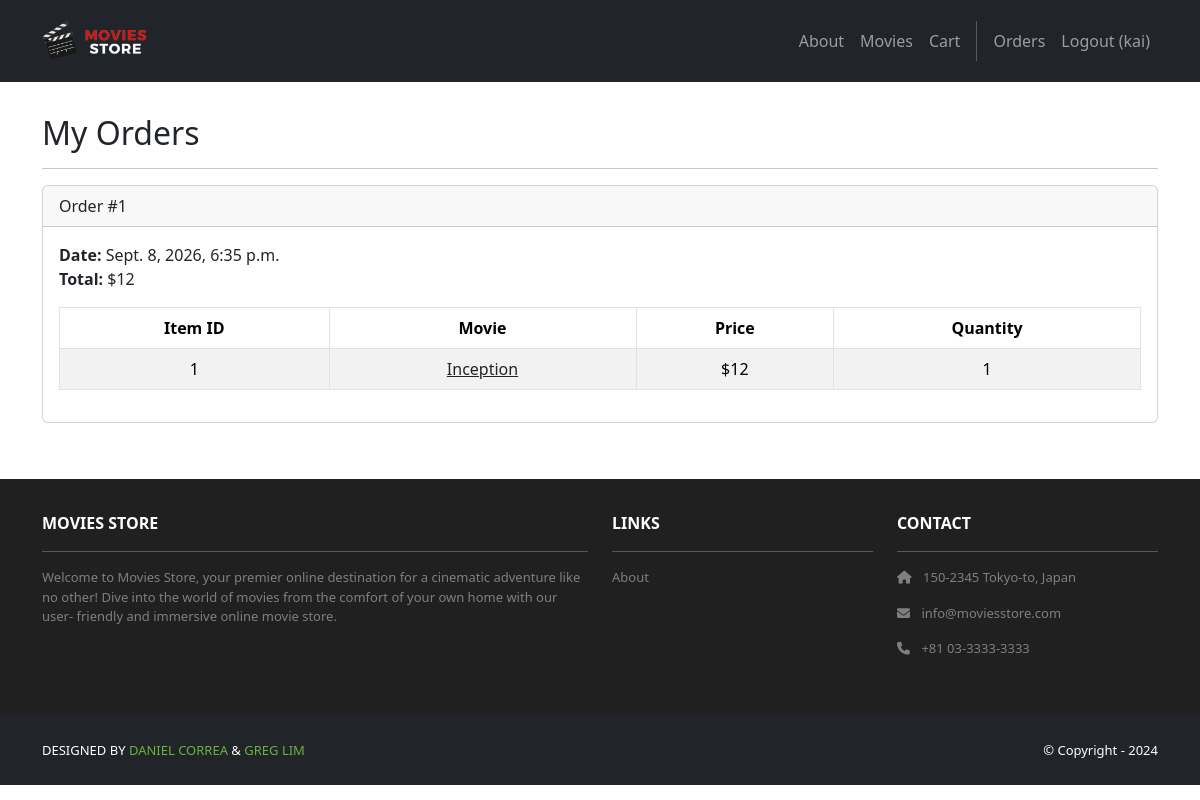
Page /accounts/orders/ (signed in) on the committed database.
### cart/models.py (models this page shows, shortened)
class Order(models.Model):
    id = models.AutoField(primary_key=True)
    total = models.IntegerField()
    date = models.DateTimeField(auto_now_add=True)
    user = models.ForeignKey(User, on_delete=models.CASCADE)

class Item(models.Model):
    id = models.AutoField(primary_key=True)
    price = models.IntegerField()
    quantity = models.IntegerField()
    order = models.ForeignKey(Order, on_delete=models.CASCADE)
    movie = models.ForeignKey(Movie, on_delete=models.CASCADE)

### movies/models.py (models this page shows, shortened)
class Movie(models.Model): #define python class
    id = models.AutoField(primary_key=True) #autofield auotmatically increments value for each new record
    name = models.CharField(max_length=255) #string mac length 255 char
    price = models.IntegerField() #integer value
    description = models.TextField() #no specified max length
    image = models.ImageField(upload_to='movie_images/')

### accounts/views.py (the view)
# urls.py: path('orders/', views.orders, name='accounts.orders'),
@login_required
def orders(request):
    template_data = {}
    template_data['title'] = 'Orders'
    template_data['orders'] = request.user.order_set.all()
    return render(request, 'accounts/orders.html', {'template_data': template_data})

### accounts/templates/accounts/orders.html
{% extends 'base.html' %}
{% block content %}
<div class="p-3">
  <div class="container">
    <div class="row mt-3">
      <div class="col mx-auto mb-3">
        <h2>My Orders</h2>
        <hr />
        {% for order in template_data.orders %}
        <div class="card mb-4">
          <div class="card-header">
            Order #{{ order.id }}
          </div>
          <div class="card-body">
            <b>Date:</b> {{ order.date }}<br />
            <b>Total:</b> ${{ order.total }}<br />
            <table class="table table-bordered
              table-striped text-center mt-3">
              <thead>
                <tr>
                  <th scope="col">Item ID</th>
                  <th scope="col">Movie</th>
                  <th scope="col">Price</th>
                  <th scope="col">Quantity</th>
                </tr>
              </thead>
              <tbody>
                {% for item in order.item_set.all %}
                <tr>
                  <td>{{ item.movie.id }}</td>
                  <td>
                    <a class="link-dark"
                      href="{% url 'movies.show'
                      id=item.movie.id %}">
                      {{ item.movie.name }}
                    </a>
                  </td>
                  <td>${{ item.movie.price }}</td>
                  <td>{{ item.quantity }}</td>
                </tr>
                {% endfor %}
              </tbody>
            </table>
          </div>
        </div>
        {% endfor %}
      </div>
    </div>
  </div>
</div>
{% endblock content %}

### moviesstore/templates/base.html (shortened to what this page needs)
<!DOCTYPE html>
<html>
  {% load static %}
  <head>
    <link href="https://cdn.jsdelivr.net/npm/bootstrap@5.3.3/dist/css/bootstrap.min.css"
      rel="stylesheet">
    <link rel="stylesheet"
      href="https://cdnjs.cloudflare.com/ajax/libs/font-awesome/6.1.1/css/all.min.css">
    <link rel = "stylesheet" type="text/css" href = "{% static 'css/style.css' %}">
  </head>
  <body>
     <nav class="p-3 navbar navbar-dark bg-dark navbar-expand-lg">
      <div class="container">
        <a class="navbar-brand"
           href="{% url 'home.index' %}">
          <img src="{% static 'img/logo.png' %}" alt="logo"
               height="40" />
        </a>
        <div class="collapse navbar-collapse"
             id="navbarNavAltMarkup">
          <div class="navbar-nav ms-auto navbar-ml">
            <a class="nav-link"
               href="{% url 'home.about' %}">About</a>
            <a class="nav-link" href="{% url 'movies.index' %}">Movies</a>
            <a class="nav-link"
              href="{% url 'cart.index' %}">Cart</a>
            {% if user.is_authenticated %}
            <a class="nav-link"
              href="{% url 'accounts.orders' %}">Orders
            </a>
            <a class="nav-link"
              href="{% url 'accounts.logout' %}">Logout ({{user.username }})</a>
            {% else %}
            <a class="nav-link"
              href="{% url 'accounts.login' %}">Login</a>
            <a class="nav-link"
              href="{% url 'accounts.signup' %}">Sign Up</a>
            {% endif %}
          </div>
        </div>
      </div>
    </nav>
    <div>
      {% block content %}
      {% endblock content %}
    </div>
     <section class="p-3 ms-footer d-none d-md-block">
      <div class="container">
        <div class="row mt-3 text-white">
          <div class="col-md-6 col-lg-6 col-xl-6 mx-auto mb-4">
            <b>MOVIES STORE</b>
            <hr />
            <p>
              Welcome to Movies Store, your premier online
              destination for a cinematic adventure like no
              other! Dive into the world of movies from the
              comfort of your own home with our user-
              friendly and immersive online movie store.
            </p>
          </div>
          <div class="col-md-3 col-lg-3 col-xl-3 mx-auto mb-4">
            <b>LINKS</b>
            <hr />
            <p><a class="nav-link"
              href="{% url 'home.about' %}">
              About
            </a></p>
          </div>
          <div class="col-md-3 col-lg-3 col-xl-3 mx-auto mb-4">
            <b>CONTACT</b>
            <hr />
            <p><i class="fas fa-home me-2"></i>
              150-2345 Tokyo-to, Japan
            </p>
            <p><i class="fas fa-envelope me-2"></i>
              info@moviesstore.com
            </p>
            <p><i class="fas fa-phone me-2"></i>
              +81 03-3333-3333
            </p>
          </div>
        </div>
      </div>
    </section>
    <section class="p-3 ms-footer-bottom bg-dark">
      <div class="container d-flex justify-content-between">
        <div class="me-5 text-white">
          <span>DESIGNED BY
            <a href="https://www.x.com/danielgarax" target="_blank">DANIEL CORREA</a> &
            <a href="https://www.x.com/greglim81" target="_blank">GREG LIM</a>
          </span>
        </div>
        <div class="text-white">
          <span>© Copyright - 2024</span>
        </div>
      </div>
    </section>
  </body>
</html>

### moviesstore/static/css/style.css (style rules this page uses)
.ms-footer { background-color: #202020; }
.ms-footer p { color: #7F7F7F; font-size: 13px; }
.ms-footer-bottom span { font-size: 13px; line-height: 38px; }
.ms-footer-bottom a { color: #6ab43e; text-decoration: none; }

### rows in the picture
Order: id "1", date "Sept. 8, 2026, 6:35 p.m.", total "12"
Item: movie.id "1", movie.name "Inception", movie.price "12", quantity "1"

### other values in the picture
{{ user.username }} "kai"
